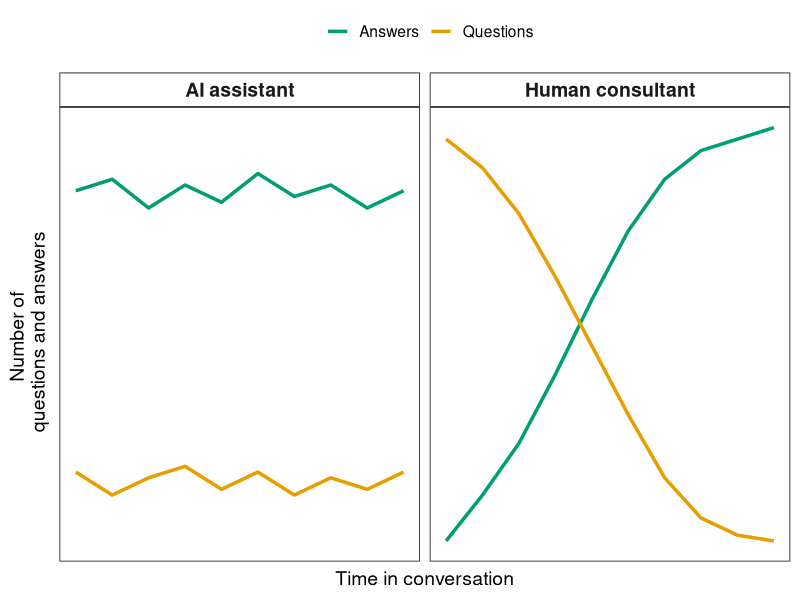

The R script that drew this image:
## ---- chunk 1
library(ggplot2)
library(tidyr)
library(dplyr)
# Create sample data
time <- seq(1, 10)

# Human consultant data - starts with questions, transitions to more answers with a curved pattern
human_questions <- c(8, 7.5, 6.7, 5.6, 4.4, 3.2, 2.1, 1.4, 1.1, 1)
human_answers <- c(1, 1.8, 2.7, 3.9, 5.2, 6.4, 7.3, 7.8, 8, 8.2)

# AI assistant data - consistently gives more answers than asks questions (with slight wobble)
ai_questions <- c(2.2, 1.8, 2.1, 2.3, 1.9, 2.2, 1.8, 2.1, 1.9, 2.2)
ai_answers <- c(7.1, 7.3, 6.8, 7.2, 6.9, 7.4, 7, 7.2, 6.8, 7.1)

# Combine data
df <- data.frame(
  time = rep(time, 4),
  number = c(human_questions, human_answers, ai_questions, ai_answers),
  type = rep(c(rep("Questions", 10), rep("Answers", 10)), 2),
  source = c(rep("Human consultant", 20), rep("AI assistant", 20))
)

# Create plot
ggplot(df, aes(x = time, y = number, color = type, group = type)) +
  geom_line(size = 1.2) +
  facet_wrap(~ source, ncol = 2) +
  labs(x = "Time in conversation", 
       y = "Number of \n questions and answers",
       color = "") +
  theme_bw(base_size = 14) +
  scale_color_manual(values = c("Questions" = "#E69F00", "Answers" = "#009E73")) +
  theme(
    legend.position = "top",
    strip.text = element_text(size = 14, face = "bold"),
    panel.grid.major = element_blank(),
    panel.grid.minor = element_blank(),
    axis.text.x = element_blank(),
    axis.text.y = element_blank(),
    axis.ticks = element_blank(),
    strip.background = element_rect(fill = "white")
  )

